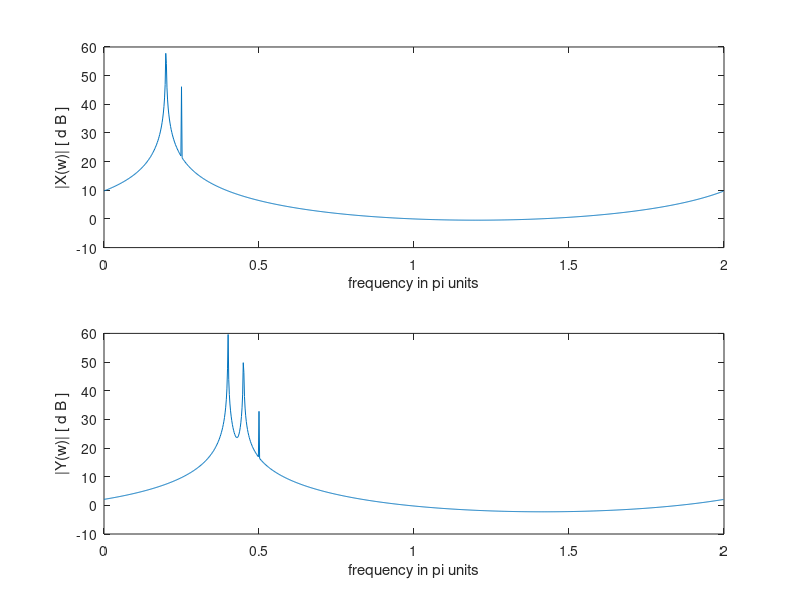

This figure's MATLAB source:
clc
clear all
close all


% NON LINEAR FILTER
A1 = 1 ;
A2 = 0.2 ;
w1 = 0.2*pi ;
w2 = 0.25*pi ;
N = 1024;
n = [0:N-1] ;
% input
x = A1*exp(j*w1*n) + A2*exp(j*w2*n);
% output
y = x.^2;
% DFT
X = fft(x);
Y = fft(y);
w = 2*pi*[0:N-1]/N;
subplot(2,1,1);
plot(w/pi,20*log10(abs(X)));
xlabel('frequency in pi units');
ylabel('|X(w)| [ d B ]');
subplot(2,1,2);
plot(w/pi,20*log10(abs(Y)));
xlabel('frequency in pi units');
ylabel('|Y(w)| [ d B ]');
% the input is the sum of 2 sinusoid.
% LTI filter ???> output is the sum of the filtered sinusoids , at the same
% frequencies
% non linear filter ???> output contains frequencies not present in the
% input , i.e. 2*w1 , 2*w2 , w1 + w2
